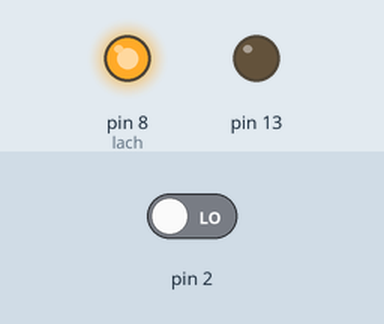
This sketch was run on a simulated Arduino Uno, built with avr-gcc and run on an emulated ATmega328P. Parts: output pins drawn as LEDs (lit = HIGH). The inputs (shaded band) are chosen by the test bench; at power-on: pin 2 LOW. Pins used as bus, display or sensor lines are not drawn.

Above: at 2.8 s.
2.9 s: pin 2 driven HIGH
At 4.2 s:
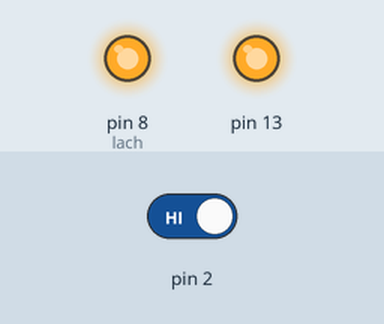
4.5 s: pin 2 driven LOW
At 18.2 s:
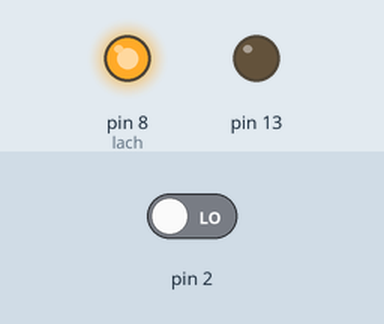
Timing chart, 0 to 18.5 s (numbered marks = the images above; inputs shaded):
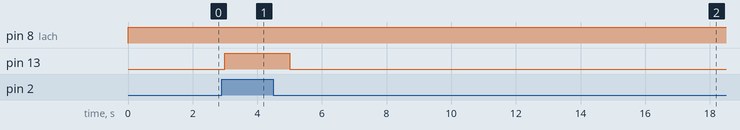

The sketch:

try_shift.ino
```cpp
int data =11;
int clk =12;
int lach =8;
int led[9]={B0,0x01,0x03,0x07,0x0F,0x1F,0x3F,0x7F,0xFF};
void setup()
{
  pinMode(data, OUTPUT);
  pinMode(clk, OUTPUT);
  pinMode(lach, OUTPUT);
  pinMode(13, OUTPUT);
  pinMode(2, INPUT);
  digitalWrite(data, LOW);
}
void loop()
{

  for(int i =0;i<=15;i++)
  {
 digitalWrite(lach,LOW);
 digitalWrite(data, HIGH);
 digitalWrite(clk, HIGH);
 digitalWrite(clk,LOW);
 digitalWrite(lach,HIGH);

  if(digitalRead(2)==HIGH)
  {
    digitalWrite(13, HIGH);
  }
  else
  {
    digitalWrite(13, LOW);
  }
   delay(1000);

  }
  for(int i =0;i<=15;i++)
  {
 digitalWrite(lach,LOW);
 digitalWrite(data, LOW);
 digitalWrite(clk, HIGH);
 digitalWrite(clk,LOW);
 digitalWrite(lach,HIGH);

  }

 }
```

Measured:
- after the input at 2.9 s, pin 13: LOW → HIGH after 0.10 s
- after the input at 4.5 s, pin 13: HIGH → LOW after 0.50 s
